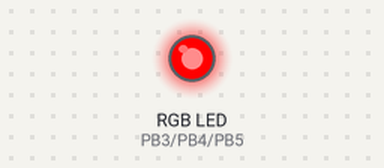
Recording of a program running on a simulated ATmega328P, built with avr-gcc and emulated at 16 MHz. On the bench: an RGB LED mixed from three pins (HIGH = lit). What the program prints to the serial monitor is not drawn. At 123.4 s the program stops and its outputs stay as they are.

Above: at 0.1 s.
At 16.4 s:
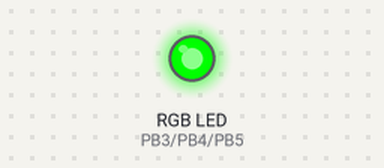
At 32.8 s:
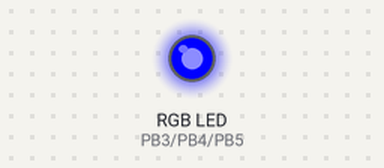
At 49.2 s:
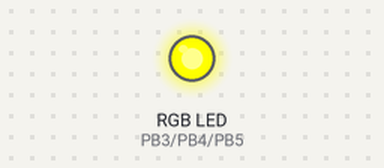
At 78.1 s:
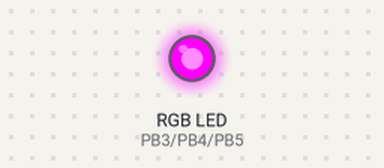
At 107.0 s:
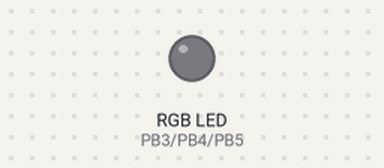
Timing chart, 0 to 108.5 s (numbered marks = the images above):
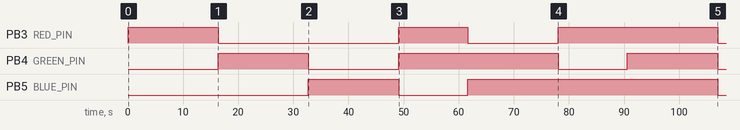

The program:

main.c
```c
#include <clock/system_clock.h>
#include <clock/timer.h>
#include <led/rgb.h>
#include <log/logger.h>
#include <serial/stdout_redirect.h>

// Check if serial debug baud rate is given through the CFLAGS
#ifndef SERIAL_BAUD
    #define SERIAL_BAUD 9600
#endif

int main(void)
{
    // Init and start uptime counter
    system_clock_init();

    // Init stdout redirection to serial
    stdout_redirect_init(SERIAL_BAUD);

    rgb_setup();
    rgb_test_all_colors();

    log_debug("That is all. Led show is over!");

    return 0;
}
```

rgb.c
```c
#include "rgb.h"
#include "rgb_defs.h"

#include <clock/timer.h>
#include <log/logger.h>
#include <writer/reg_writer.h>

// Registers
volatile uint8_t* const DDRB_REG = (volatile uint8_t*)0x24; // Port B Data Direction Register
volatile uint8_t* const PORTB_REG = (volatile uint8_t*)0x25; // Port B Data Register

/// Define the pins for each color
#define RED_PIN PB3
#define GREEN_PIN PB4
#define BLUE_PIN PB5

void rgb_setup()
{
    // Set the RGB pins as output
    DDRBBits ddrBBits = {0};
    ddrBBits.DB3 = 1; // Red
    ddrBBits.DB4 = 1; // Green
    ddrBBits.DB5 = 1; // Blue

    const WriteStatus ret = reg_write_bits(DDRB_REG, &ddrBBits, REG_SIZE_8);
    if (ret != WRITE_OK)
    {
        log_warning("Failed to write PORTBBits to DDRB_REG (Error Code: %d)\n", ret);
    }
}

void rgb_test_all_colors()
{
    // Turn on Red
    PORTBBits portBBits = {0};
    portBBits.RED_PIN = 1;
    portBBits.GREEN_PIN = 0;
    portBBits.BLUE_PIN = 0;

    WriteStatus ret = reg_write_bits(PORTB_REG, &portBBits, REG_SIZE_8);
    if (ret != WRITE_OK)
    {
        log_warning("Failed to write PORTBBits to PORTB_REG (Error Code: %d)\n", ret);
    }
    timer_delay_ms(1000);


    // Turn on Gree
    portBBits.RED_PIN = 0;
    portBBits.GREEN_PIN = 1;
    portBBits.BLUE_PIN = 0;
    ret = reg_clear_and_write_bits(PORTB_REG, &portBBits, REG_SIZE_8);
    if (ret != WRITE_OK)
    {
        log_warning("Failed to write PORTBBits to PORTB_REG (Error Code: %d)\n", ret);
    }
    timer_delay_ms(1000);

    // Turn on Blue
    portBBits.RED_PIN = 0;
    portBBits.GREEN_PIN = 0;
    portBBits.BLUE_PIN = 1;
    ret = reg_clear_and_write_bits(PORTB_REG, &portBBits, REG_SIZE_8);
    if (ret != WRITE_OK)
    {
        log_warning("Failed to write PORTBBits to PORTB_REG (Error Code: %d)\n", ret);
    }
    timer_delay_ms(1000);

    // Turn on Yellow (Red + Green)
    portBBits.RED_PIN = 1;
    portBBits.GREEN_PIN = 1;
    portBBits.BLUE_PIN = 0;
    ret = reg_clear_and_write_bits(PORTB_REG, &portBBits, REG_SIZE_8);
    if (ret != WRITE_OK)
    {
        log_warning("Failed to write PORTBBits to PORTB_REG (Error Code: %d)\n", ret);
    }
    timer_delay_ms(1000);

    // Turn on Cyan (Green + Blue)
    portBBits.RED_PIN = 0;
    portBBits.GREEN_PIN = 1;
    portBBits.BLUE_PIN = 1;
    ret = reg_clear_and_write_bits(PORTB_REG, &portBBits, REG_SIZE_8);
    if (ret != WRITE_OK)
    {
        log_warning("Failed to write PORTBBits to PORTB_REG (Error Code: %d)\n", ret);
    }
    timer_delay_ms(1000);

    // Turn on Magenta (Red + Blue)
    portBBits.RED_PIN = 1;
    portBBits.GREEN_PIN = 0;
    portBBits.BLUE_PIN = 1;
    ret = reg_clear_and_write_bits(PORTB_REG, &portBBits, REG_SIZE_8);
    if (ret != WRITE_OK)
    {
        log_warning("Failed to write PORTBBits to PORTB_REG (Error Code: %d)\n", ret);
    }
    timer_delay_ms(1000);

    // Turn on White (Red + Green + Blue)
    portBBits.RED_PIN = 1;
    portBBits.GREEN_PIN = 1;
    portBBits.BLUE_PIN = 1;
    ret = reg_clear_and_write_bits(PORTB_REG, &portBBits, REG_SIZE_8);
    if (ret != WRITE_OK)
    {
        log_warning("Failed to write PORTBBits to PORTB_REG (Error Code: %d)\n", ret);
    }
    timer_delay_ms(1000);

    // Turn off all colors
    portBBits.RED_PIN = 0;
    portBBits.GREEN_PIN = 0;
    portBBits.BLUE_PIN = 0;
    ret = reg_clear_and_write_bits(PORTB_REG, &portBBits, REG_SIZE_8);
    if (ret != WRITE_OK)
    {
        log_warning("Failed to write PORTBBits to PORTB_REG (Error Code: %d)\n", ret);
    }
    timer_delay_ms(1000);
}
```

rgb.h
```c
#ifndef LED_RGB_H
#define LED_RGB_H

void rgb_setup();
void rgb_test_all_colors();

#endif // LED_RGB_H
```

rgb_defs.h
```c
#ifndef LED_RGB_DEFS_H
#define LED_RGB_DEFS_H

#include <stdint.h>

typedef struct {
    uint8_t PB0 : 1; // Bit 0: PORTB pin 0
    uint8_t PB1 : 1; // Bit 1: PORTB pin 1
    uint8_t PB2 : 1; // Bit 2: PORTB pin 2
    uint8_t PB3 : 1; // Bit 3: PORTB pin 3
    uint8_t PB4 : 1; // Bit 4: PORTB pin 4
    uint8_t PB5 : 1; // Bit 5: PORTB pin 5
    uint8_t PB6 : 1; // Bit 6: PORTB pin 6
    uint8_t PB7 : 1; // Bit 7: PORTB pin 7
} PORTBBits;

typedef struct {
    uint8_t DB0 : 1; // Bit 0: Data Direction of PORTB pin 0
    uint8_t DB1 : 1; // Bit 1: Data Direction of PORTB pin 1
    uint8_t DB2 : 1; // Bit 2: Data Direction of PORTB pin 2
    uint8_t DB3 : 1; // Bit 3: Data Direction of PORTB pin 3
    uint8_t DB4 : 1; // Bit 4: Data Direction of PORTB pin 4
    uint8_t DB5 : 1; // Bit 5: Data Direction of PORTB pin 5
    uint8_t DB6 : 1; // Bit 6: Data Direction of PORTB pin 6
    uint8_t DB7 : 1; // Bit 7: Data Direction of PORTB pin 7
} DDRBBits;

#endif // LED_RGB_DEFS_H
```

stdout_redirect.c
```c
#include "stdout_redirect.h"
#include "stdout_redirect_defs.h"

#include <container/vector.h>
#include <log/logger.h>
#include <writer/reg_writer.h>

#include <stdbool.h>
#include <string.h>

// Define the clock frequency if not already defined
#ifndef F_CPU
    #define F_CPU 16000000UL // 16 MHz
#endif

// Local functions
static bool stdout_redirect_data_register_empty();
static void stdout_redirect_send_char(const char c);
static void stdout_redirect_transmit_data();
static void stdout_redirect_setup_output_file();
static int stdout_redirect_putchar(char c, FILE* stream);
static int stdout_redirect_set_baud_rate_regs(uint32_t baud);
static int stdout_redirect_enable_transmitter();
static int stdout_set_frame_format();

// Constants
static const uint32_t PRESCALER = 16;
static const uint8_t FILE_IO_FLAGS = 0x0002;

// Serial output file
static FILE stdout_redirect_output;

// Registers
volatile uint8_t* const UDR0_REG   = (volatile uint8_t*)0xC6; // USART Data Register 0
volatile uint8_t* const UBRR0H_REG = (volatile uint8_t*)0xC5; // USART Baud rate Register High
volatile uint8_t* const UBRR0L_REG = (volatile uint8_t*)0xC4; // USART Baud rate Register Low
volatile uint8_t* const UCSR0C_REG = (volatile uint8_t*)0xC2; // USART Control and Status Register C
volatile uint8_t* const UCSR0B_REG = (volatile uint8_t*)0xC1; // USART Control and Status Register B
volatile uint8_t* const UCSR0A_REG = (volatile uint8_t*)0xC0; // USART Control and Status Register A

// Locals
static Vector data_buffer;

void stdout_redirect_init(const uint32_t baud)
{
    if (stdout_redirect_set_baud_rate_regs(baud) != 0)
    {
        log_error("Failed to set baud rate registers");
        return;
    }

    if (stdout_redirect_enable_transmitter() != 0)
    {
        log_error("Failed to enable transmitter");
        return;
    }

    if (stdout_set_frame_format() != 0)
    {
        log_error("Failed to set frame format");
        return;
    }

    // Initialize data buffer
    vector_init(&data_buffer, sizeof(char));

    // Setup stdout to serial output
    stdout_redirect_setup_output_file();
}

// Local functions
static bool stdout_redirect_data_register_empty()
{
    // Create a pointer to the UCSR0A register
    volatile UCSR0ABits* ucsr0a = (volatile UCSR0ABits*)UCSR0A_REG;

    // Check if the data register is empty
    return ucsr0a->dataRegisterEmpty;
}

static void stdout_redirect_send_char(const char c)
{
    // Wait untill data register is empty
    while (!stdout_redirect_data_register_empty());

    // Send character to serial
    *(volatile uint8_t*)UDR0_REG = c;
}

static void stdout_redirect_transmit_data()
{
    while (VECTOR_SIZE(data_buffer) > 0)
    {
        char* value = VECTOR_POP_FRONT(data_buffer, char);
        if (value != NULL)
        {
            stdout_redirect_send_char(*value);
        }
    }
}

static void stdout_redirect_setup_output_file()
{
    fdev_setup_stream(&stdout_redirect_output, stdout_redirect_putchar, NULL, FILE_IO_FLAGS);
    stdout = &stdout_redirect_output;
}

static int stdout_redirect_putchar(char c, FILE* stream)
{
    int funcRet = 0;
    uint64_t vec_size = VECTOR_SIZE(data_buffer);

    // Store character in buffer
    // Leave room for possible new line and carriage return
    if (vec_size < MAX_VEC_ELEMENT_SIZE - 2)
    {
        const VecStatus ret = VECTOR_PUSH_BACK(data_buffer, c);
        if (ret != VEC_OK)
        {
            log_error("Failed to write '%c' to data buffer. (Error Code: %d)", c, ret);
            funcRet = -1;
        }
        else
        {
            vec_size++;
        }
    }

    char newline = '\n';
    if (vec_size == MAX_VEC_ELEMENT_SIZE - 2 && c != newline)
    {
        const VecStatus ret = VECTOR_PUSH_BACK(data_buffer, newline);
        if (ret != VEC_OK)
        {
            VECTOR_CLEAR(data_buffer);
            log_warning("Failed to push newline to data buffer. (Error Code: %d)", ret);
            funcRet = -1;
        }
    }

    if (VECTOR_GET(data_buffer, char, (vec_size - 1)) == newline)
    {
        char carriage = '\r';
        const VecStatus ret = VECTOR_PUSH_BACK(data_buffer, carriage);
        if (ret != VEC_OK)
        {
            VECTOR_CLEAR(data_buffer);
            log_warning("Failed to push carrage return to data buffer. (Error Code: %d)", ret);
            funcRet = -1;
        }
        else
        {
            // Transmit message to serial
            stdout_redirect_transmit_data();

            // Clear vector after data has been transmitted just in case
            VECTOR_CLEAR(data_buffer);
        }
    }

    return funcRet;
}

static int stdout_redirect_set_baud_rate_regs(const uint32_t baud)
{
    uint32_t ubrr = (F_CPU / PRESCALER / baud) - 1;

    if (ubrr > 0xFFF)
    {
        log_warning("UBRR value (%d) is out of range.\n", ubrr);
        return -1;
    }

    // Set high bits
    UBRR0HBits ubbr0h = {0};
    ubbr0h.baudrateHigh = (uint8_t)(ubrr >> 8);

    WriteStatus ret = reg_write_bits(UBRR0H_REG, &ubbr0h, REG_SIZE_8);
    if (ret != WRITE_OK)
    {
        log_warning("Failed to write UBRR0HBits to UBRR0H_REG (Error Code: %d)", ret);
        return -1;
    }

    // Set low bits
    UBRR0LBits ubbr0l = {0};
    ubbr0l.baudrateLow = (uint8_t)ubrr;

    ret = reg_write_bits(UBRR0L_REG, &ubbr0l, REG_SIZE_8);
    if (ret != WRITE_OK)
    {
        log_warning("Failed to write UBRR0LBits to UBRR0L_REG (Error Code: %d)", ret);
        return -1;
    }

    return 0;
}

static int stdout_redirect_enable_transmitter()
{
    // Enable transmitter
    UCSR0BBits ucsr0b = {0};
    ucsr0b.enableTransmitter = 1;

    const WriteStatus ret = reg_write_bits(UCSR0B_REG, &ucsr0b, REG_SIZE_8);
    if (ret != WRITE_OK)
    {
        log_warning("Failed to write UCSR0BBits to UCSR0B_REG (Error Code: %d)", ret);
        return -1;
    }

    return 0;
}

static int stdout_set_frame_format()
{
    // Set frame format: 8 data bits, 1 stop bit
    UCSR0CBits ucsr0c = {0};
    ucsr0c.characterSize0 = 1;
    ucsr0c.characterSize1 = 1;

    const WriteStatus ret = reg_write_bits(UCSR0C_REG, &ucsr0c, REG_SIZE_8);
    if (ret != WRITE_OK)
    {
        log_warning("Failed to write UCSR0CBits to UCSR0C_REG (Error Code: %d)", ret);
        return -1;
    }

    return 0;
}
```

stdout_redirect.h
```c
#ifndef SERIAL_STDOUT_REDIRECT_H
#define SERIAL_STDOUT_REDIRECT_H

#include <stdint.h>

// Initializes serial bus so that the stdout is redirected to serial
// bus with given baud rate.
// Note that buffer size is max 100 bytes and it will be send always
// to serial if it becomes full. Currently line change is deciding
// factor which causes the stdout to be redirected or previously mentioned
// maximum buffer size
void stdout_redirect_init(uint32_t baud);

#endif // SERIAL_STDOUT_REDIRECT_H
```

stdout_redirect_defs.h
```c
#ifndef SERIAL_STDOUT_REDIRECT_DEFS_H
#define SERIAL_STDOUT_REDIRECT_DEFS_H

#include <stdint.h>
#include <stdio.h>

typedef struct {
    uint8_t baudrateHigh : 4; // Bits 0-3: Baud rate high
    uint8_t reserved     : 4; // Bits 4-7: Reserved (unused)
} UBRR0HBits;

typedef struct {
    uint8_t baudrateLow : 8; // Bits 0-7: Baud rate low
} UBRR0LBits;

typedef struct {
    uint8_t multiProcessorCommunicationMode : 1; // Bit 0: Multi-processor Communication Mode
    uint8_t doubleTransmissionSpeed         : 1; // Bit 1: Double the USART Transmission Speed
    uint8_t parityError                     : 1; // Bit 2: Parity Error
    uint8_t dataOverRun                     : 1; // Bit 3: Data OverRun
    uint8_t frameError                      : 1; // Bit 4: Frame Error
    uint8_t dataRegisterEmpty               : 1; // Bit 5: USART Data Register Empty
    uint8_t transmitComplete                : 1; // Bit 6: USART Transmit Complete
    uint8_t receiveComplete                 : 1; // Bit 7: USART Receive Complete
} UCSR0ABits;

typedef struct {
    uint8_t transmitData                : 1; // Bit 0: Transmit Data Bit 8
    uint8_t receiveData                 : 1; // Bit 1: Receive Data Bit 8
    uint8_t charactersize               : 1; // Bit 2: Character Size Bit 2
    uint8_t enableTransmitter           : 1; // Bit 3: Transmitter Enable
    uint8_t receiverEnable              : 1; // Bit 4: Receiver Enable
    uint8_t dataRegisterInterruptEnable : 1; // Bit 5: USART Data Register Empty Interrupt Enable
    uint8_t txInterruptEnable           : 1; // Bit 6: TX Complete Interrupt Enable
    uint8_t rxInterruptEnable           : 1; // Bit 7: RX Complete Interrupt Enable
} UCSR0BBits;

typedef struct {
    uint8_t clockPolarity    : 1; // Bit 0: Clock Polarity
    uint8_t characterSize0   : 1; // Bit 1: Character Size Bit 0
    uint8_t characterSize1   : 1; // Bit 2: Character Size Bit 1
    uint8_t stopBitSelect    : 1; // Bit 3: Stop Bit Select
    uint8_t parityMode0      : 1; // Bit 4: Parity Mode Bit 0
    uint8_t parityMode1      : 1; // Bit 5: Parity Mode Bit 1
    uint8_t usartModeSelect0 : 1; // Bit 6: USART Mode Select Bit 0
    uint8_t usartModeSelect1 : 1; // Bit 7: USART Mode Select Bit 1
} UCSR0CBits;

#endif // SERIAL_STDOUT_REDIRECT_DEFS_H
```

common_clock_defs.h
```c
#ifndef SYSTEM_CLOCK_DEFS_H
#define SYSTEM_CLOCK_DEFS_H

#include <stdint.h>

typedef struct {
    uint8_t clockSelect : 3;      // Bits 0-2: Clock Select
    uint8_t waveformGenMode : 1;  // Bit 3: Waveform Generation Mode
    uint8_t reserved : 2;         // Bits 4-5: Not used (Reserved for the future)
    uint8_t forceOutputCompB : 1; // Bit 6: Force Output Compare B
    uint8_t forceOutputCompA : 1; // Bit 7: Force Output Compare A
} TCCR0BBits;

typedef struct {
    uint8_t waveformGenMode : 2;    // Bits 0-1: Waveform Generation Mode
    uint8_t reserved : 2;           // Bits 2-3: Reserved bits
    uint8_t compareOutputModeB : 2; // Bits 4-5: Compare Match Output B Mode
    uint8_t compareOutputModeA : 2; // Bits 6-7: Compare Match Output A Mode
} TCCR0ABits;

typedef struct {
    uint8_t overflowEnable : 1;      // Bit 0: Overflow Interrupt Enable
    uint8_t compareAMatchEnable : 1; // Bit 1: Output Compare A Match Interrupt Enable
    uint8_t compareBMatchEnable : 1; // Bit 2: Output Compare B Match Interrupt Enable
    uint8_t reserved_1 : 5;          // Bits 3-7: Reserved (Typically always read as zero)
} TIMSK0Bits;

typedef struct {
    uint8_t clockSelect : 3;               // Bits 0-2: Clock Select
    uint8_t waveformGenMode : 2;           // Bits 3-4: Waveform Generation Mode
    uint8_t reserved : 1;                  // Bit 5: Not used (Reserved for the future)
    uint8_t inputCaptureEdgeSelect : 1;    // Bit 6: Input Capture Edge Select
    uint8_t inputCaptureNoiseCanceler : 1; // Bit 7: Input Capture Noise Canceler
} TCCR1Bits;

typedef struct {
    uint8_t overflowEnable : 1;      // Bit 0: Overflow Interrupt Enable
    uint8_t compareAMatchEnable : 1; // Bit 1: Output Compare A Match Interrupt Enable
    uint8_t compareBMatchEnable : 1; // Bit 2: Output Compare B Match Interrupt Enable
    uint8_t reserved_1 : 2;          // Bits 3-4: Reserved (Typically always read as zero)
    uint8_t inputCaptureEnable : 1;  // Bit 5: Input Capture Interrupt Enable
    uint8_t reserved_2 : 2;          // Bits 6-7: Reserved (Typically always read as zero)
} TIMSK1Bits;

#endif // SYSTEM_CLOCK_DEFS_H
```

system_clock.h
```c
#ifndef UTILS_SYSTEM_CLOCK_H
#define UTILS_SYSTEM_CLOCK_H

#include <stdint.h>

// Initializes vector 11 timer interrupts so the uptime counter starts ticking.
void system_clock_init();

// Retrieve uptime since the system start in seconds
uint64_t system_clock_get_uptime();

#endif // UTILS_SYSTEM_CLOCK_H
```

timer.h
```c
#ifndef UTILS_CLOCK_TIMER_H
#define UTILS_CLOCK_TIMER_H

#include <stdint.h>

void timer_delay_ms(uint16_t delay_ms);

#endif // UTILS_CLOCK_TIMER_H
```

vector.h
```c
#ifndef UTILS_CONTAINER_VECTOR_H
#define UTILS_CONTAINER_VECTOR_H

#include "vector_defs.h"

// Initializes vector with desired element size (in bytes)
void vector_init(Vector* vector, uint64_t elem_size);

// Define a maximum element size
#define MAX_VEC_ELEMENT_SIZE 128

// Macros to simplify function calls
#define VECTOR_PUSH_BACK(vec, value) (vec).push_back(&(vec), &(value))
#define VECTOR_POP_FRONT(vec, type) ((type*)(vec).pop_front(&(vec)))
#define VECTOR_GET(vec, type, index) (*(type*)(vec).get(&(vec), index))
#define VECTOR_SIZE(vec) (vec).size(&(vec))
#define VECTOR_CLEAR(vec) (vec).clear(&(vec))

#endif // UTILS_CONTAINER_VECTOR_H
```

vector_defs.h
```c
#ifndef UTILS_CONTAINER_VECTOR_DEFS_H
#define UTILS_CONTAINER_VECTOR_DEFS_H

#include <stdint.h>

struct Vector;

// Enum to represent function return codes
typedef enum {
    VEC_OK = 0,
    VEC_FULL = -1,
    VEC_DATA_ALLOCATION_FAILURE = -2,
} VecStatus;

typedef struct Vector
{
    void *data;            // Pointer to the array of elements
    uint64_t num_elements; // Current number of elements
    uint64_t capacity;     // Current allocated capacity
    uint64_t elem_size;    // Size of each element

    // Function pointers for operations
    VecStatus (*push_back)(struct Vector* self, void* value);
    void* (*pop_front)(struct Vector* self);
    void* (*get)(struct Vector* self, uint64_t index);
    void (*clear)(struct Vector* self);
    uint64_t (*size)(struct Vector* self);
} Vector;

#endif // UTILS_CONTAINER_VECTOR_DEFS_H
```

Source omitted: system_clock.c (3087 bytes), timer.c (3389 bytes), vector.c (2085 bytes), logger.c (2217 bytes), logger.h (330 bytes), logger_defs.h (208 bytes), reg_status.c (933 bytes), reg_status.h (376 bytes), reg_status_defs.h (708 bytes), reg_writer.c (1680 bytes), reg_writer.h (469 bytes), reg_writer_defs.h (448 bytes)

Measured:
- by itself, PB3 (RED_PIN): goes HIGH 16.4 s, LOW 32.7 s, HIGH 12.6 s, LOW 16.4 s, HIGH 28.9 s, then LOW
- by itself, PB4 (GREEN_PIN): goes HIGH 16.4 s, LOW 16.4 s, HIGH 28.9 s, LOW 12.6 s, HIGH 16.4 s, then LOW
- by itself, PB5 (BLUE_PIN): LOW → HIGH at 32.7 s, → LOW 16.4 s later, → HIGH 12.6 s later, → LOW 45.3 s later
